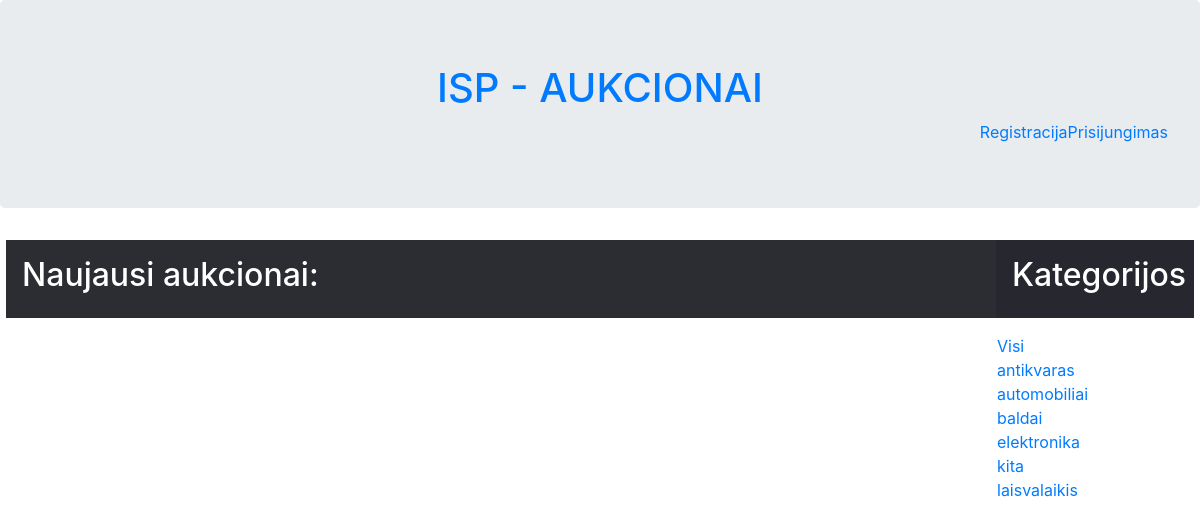
The page /PagrindinisPuslapis.php on the database as committed earlier.
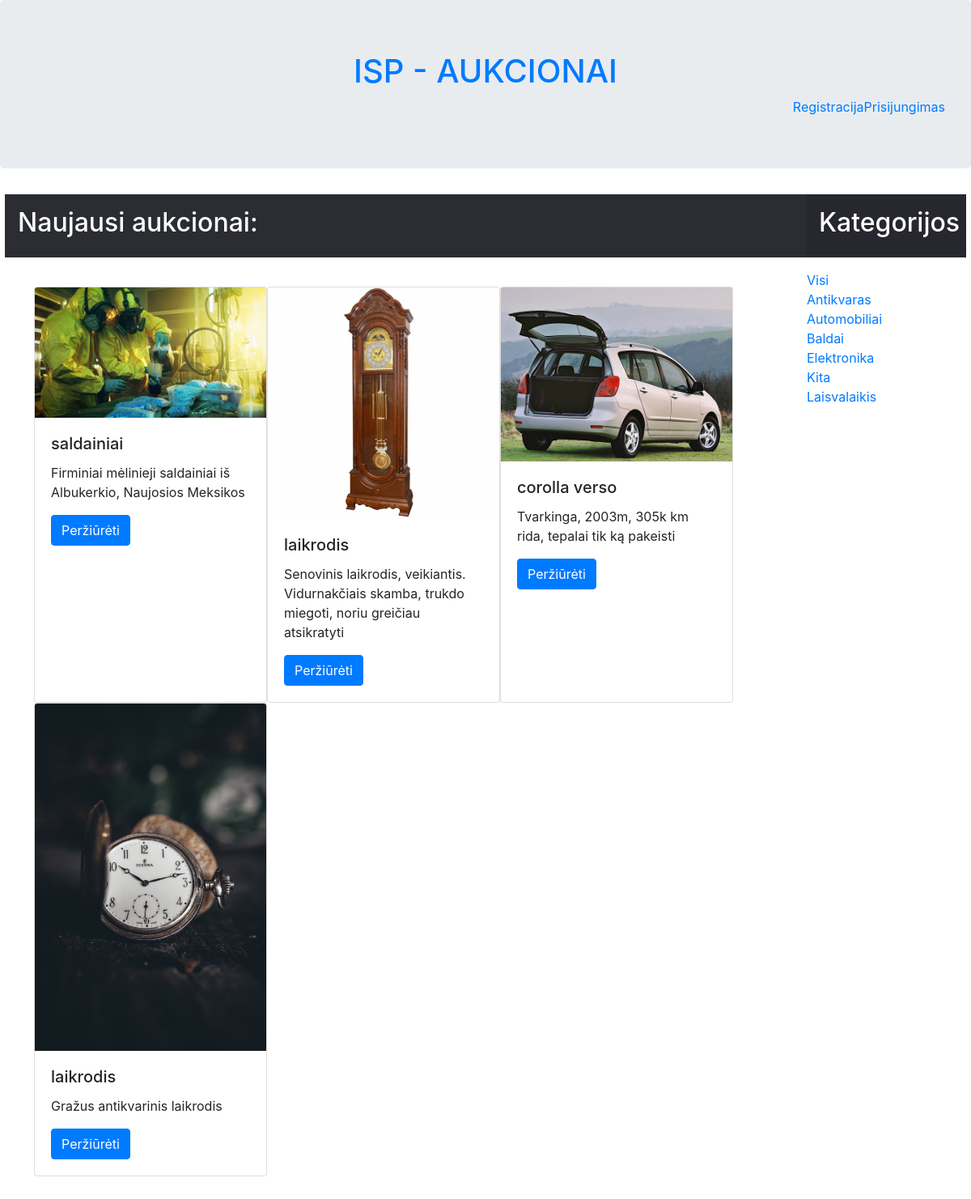
The same page on the database as committed later.
### tables this page shows
CREATE TABLE `kategorija` (
  `id_KATEGORIJA` int(11) NOT NULL,
  `name` varchar(12) NOT NULL
);

CREATE TABLE `preke` (
  `aprasymas` varchar(255) NOT NULL,
  `data` datetime NOT NULL DEFAULT current_timestamp(),
  `pavadinimas` varchar(64) NOT NULL,
  `kategorija` int(11) NOT NULL,
  `id_Preke` int(11) NOT NULL,
  `fk_Vartotojasid_Vartotojas` int(11) NOT NULL
);

CREATE TABLE `nuotrauka` (
  `pavadinimas` varchar(64) NOT NULL,
  `nuoroda` text NOT NULL,
  `formatas` int(11) NOT NULL,
  `id_Nuotrauka` int(11) NOT NULL,
  `fk_Prekeid_Preke` int(11) NOT NULL
);

### PagrindinisPuslapis.php (the view, shortened to what this page needs)
<!DOCTYPE html>
<html>
    <head>
        <link rel="stylesheet" href="https://cdn.jsdelivr.net/npm/bootstrap@4.6.1/dist/css/bootstrap.min.css">
	</head>
    <body>
	<?php include("header.php");?>
        <div class="container-fluid" style="width:99%">
			<div class="row" >
				<div class="col-10 p-3" style="background-color: #2b2d33;color:white;">
					<h2 >Naujausi aukcionai:</h2>
				</div>
				<div class="col-2 p-3" style="background-color: #272730;color:white;">
					<h2 >Kategorijos</h2>
				</div>
			</div>
            <div class="row">
              <div class="col-10 p-3">
				<div class="content">
					<?php
					$db = mysqli_connect(config::DB_SERVER, config::DB_USERNAME, config::DB_PASSWORD, config::DB_NAME);
					$query = "SELECT *
							  FROM preke
							  INNER JOIN aukcionas ON preke.id_Preke=aukcionas.fk_Prekeid_Preke
							  LEFT JOIN nuotrauka ON preke.id_Preke=nuotrauka.fk_Prekeid_Preke
							  WHERE aukcionas.statusas=4
							  ORDER BY data desc
							  LIMIT 5";
					$result = mysqli_query($db, $query);
					foreach ($result as $item){
						echo "<div class='card' style='width: 18rem; border:1;'>
							  <img src='" . $item['nuoroda'] . "' class='card-img-top' alt='...'>
							  <div class='card-body'>
		                      <h5 class='card-title'>". $item['pavadinimas']."</h5>
		                      <p class='card-text'>".$item['aprasymas']."</p>
		                      <a href='Aukciono_langas.php?id=".$item['id_Aukcionas']."' class='btn btn-primary'>Peržiūrėti</a>
	                          </div>
                              </div>";
}
					?>
				</div>
              </div>
              <div class="col-2 p-3">
			  	<div class='row'><a href='Aukcionu_saraso_langas.php'>Visi</a></div>
				<?php
                $db = mysqli_connect(config::DB_SERVER, config::DB_USERNAME, config::DB_PASSWORD, config::DB_NAME);
                $query = "SELECT * FROM kategorija ORDER BY name ASC";
                $result = mysqli_query($db, $query);
				foreach ($result as $row){
	                echo "<div class='row'><a href='Aukcionu_saraso_langas.php?id=" .$row['id_KATEGORIJA']. "'>" .$row['name']. "</a></div>";
				}
				?>
              </div>
            </div>
          </div>
    </body>
</html>

Rows that differ between the two databases and show on the page:
added preke: nuotrauka.nuoroda (picture), nuotrauka.pavadinimas "saldainiai", aprasymas "Firminiai mėlinieji saldainiai iš Albukerkio, Naujosios Meksikos"
added preke: nuotrauka.nuoroda (picture), nuotrauka.pavadinimas "laikrodis", aprasymas "Senovinis laikrodis, veikiantis. Vidurnakčiais skamba, trukdo miegoti, noriu greičiau atsikratyti"
added preke: nuotrauka.nuoroda (picture), nuotrauka.pavadinimas "corolla verso", aprasymas "Tvarkinga, 2003m, 305k km rida, tepalai tik ką pakeisti"
now on this page (row unchanged): preke: nuotrauka.nuoroda (picture), nuotrauka.pavadinimas "laikrodis", aprasymas "Gražus antikvarinis laikrodis"
changed kategorija: name "antikvaras" → "Antikvaras"
changed kategorija: name "automobiliai" → "Automobiliai"
changed kategorija: name "baldai" → "Baldai"
changed kategorija: name "elektronika" → "Elektronika"
changed kategorija: name "kita" → "Kita"
changed kategorija: name "laisvalaikis" → "Laisvalaikis"
